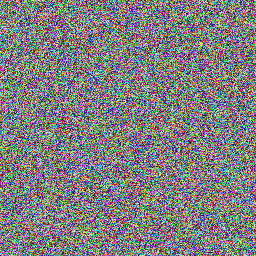
#> input picture data/demo_images/defect_01.png, 256 x 256 px; its folder holds 2 pictures in this run
$ python test_flow.py
#> lines starting #> are read from the running program, lines starting #| are printed output that depends on the picture; after the words box and inside, x2 and y2 are one past the last pixel; in counts of white or black regions, pixels touching at a corner belong together
### app/utils/inference_client.py
import base64
import cv2
import numpy as np
import os

# On utilise une variable d'environnement pour basculer facilement
# Par défaut, on est en mock (True) tant que Personne 1 n'a pas livré
USE_MOCK = os.environ.get("USE_MOCK", "True").lower() == "true"

def predict(image_bytes: bytes, threshold: float = 0.5) -> dict:
    if USE_MOCK:
        return _mock_predict(image_bytes, threshold)

    try:
        # --- C'est ici que l'on branchera le vrai PatchCore ---
        from ai_module.inference import predict as ai_predict
        return ai_predict(image_bytes, threshold=threshold)
    except ImportError:
        raise RuntimeError("Le module IA réel n'est pas encore installé. Vérifiez ai_module/inference.py.")
    except Exception as e:
        raise RuntimeError(f"Erreur lors de l'inférence réelle : {e}")

def _mock_predict(image_bytes: bytes, threshold: float) -> dict:
#> called with threshold = 0.5
    arr = np.frombuffer(image_bytes, np.uint8)
    img = cv2.imdecode(arr, cv2.IMREAD_COLOR)
#> img is the input picture: shape (256, 256, 3); mean B, G, R 127.4, 126.7, 126.7
    if img is None:
        raise ValueError("Image invalide ou corrompue")
    h, w = img.shape[:2]
#> h = 256; w = 256
    heatmap = np.zeros((h, w), dtype=np.uint8)
    cv2.circle(heatmap, (w // 2, h // 2), min(h, w) // 4, 255, -1)
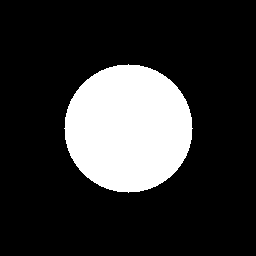
#> heatmap: shape (256, 256); 19.6% white; 1 white region, box (x1, y1, x2, y2) and area: (64, 64, 193, 193) 12853
    heatmap_color = cv2.applyColorMap(heatmap, cv2.COLORMAP_JET)
    _, buffer = cv2.imencode(".png", heatmap_color)
    heatmap_b64 = base64.b64encode(buffer).decode("utf-8")
    score = 0.87
    label = "suspect" if score >= threshold else "normal"
    return {"label": label, "score": score, "heatmap": heatmap_b64, "zones": []}

### app/test_flow.py
import sys
from pathlib import Path
sys.path.insert(0, str(Path(__file__).parent))
from utils.inference_client import predict

def main():
    print("=== TEST DU FLUX D'INFÉRENCE ===")
    demo_dir = Path(__file__).parent.parent / "data" / "demo_images"

    if not demo_dir.exists():
        print(f"Dossier introuvable : {demo_dir}")
        return

    images = list(demo_dir.glob("*.png"))
    if not images:
        print("Aucune image de test trouvée.")
        return

    for img_path in images:
        print(f"\n--- Test sur : {img_path.name} ---")
        with open(img_path, "rb") as f:
            img_bytes = f.read()
        try:
            result = predict(img_bytes)
            assert "label" in result and "score" in result and "heatmap" in result
            print(f"  Label   : {result['label']}")
#|   Label   : suspect
            print(f"  Score   : {result['score']}")
#|   Score   : 0.87
            print(f"  Heatmap : {len(result['heatmap'])} caractères")
#|   Heatmap : 2088 caractères
        except Exception as e:
            print(f"  ERREUR  : {e}")

    print("\n✅ Test terminé.")

if __name__ == "__main__":
    main()
